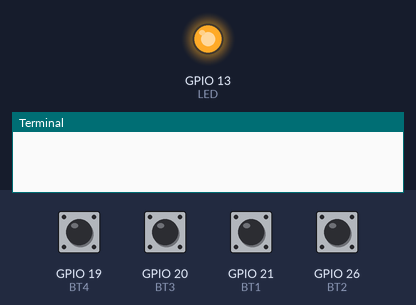
Simulated run of this program. Board: Raspberry Pi (BCM pin numbers). Parts: output pins drawn as LEDs (lit = HIGH), the last lines printed to the terminal. Dashed ring = blinking. The inputs (shaded band) are chosen by the test bench; at power-on: GPIO 19 (BT4), GPIO 20 (BT3), GPIO 21 (BT1), GPIO 26 (BT2) HIGH.

Above: at 1.2 s.
1.3 s: GPIO 20 (BT3) pulled LOW for 0.15 s
At 2.0 s:
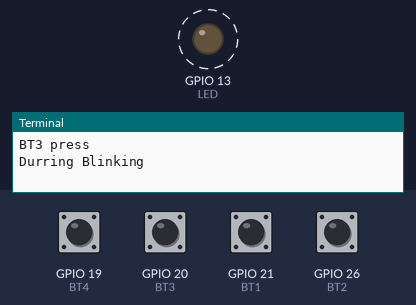
Timing chart, 0 to 10.4 s (numbered marks = the images above; inputs shaded):
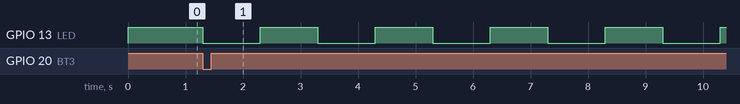

The program:

b111_button_led.py
```python
import RPi.GPIO as GPIO
import time
def main():
    BT1 = 21
    BT2 = 26
    BT3 = 20
    BT4 = 19
    LED = 13
    GPIO.setmode(GPIO.BCM)
    GPIO.setup(BT1, GPIO.IN, pull_up_down=GPIO.PUD_UP)
    GPIO.setup(BT2, GPIO.IN, pull_up_down=GPIO.PUD_UP)
    GPIO.setup(BT3, GPIO.IN, pull_up_down=GPIO.PUD_UP)
    GPIO.setup(BT4, GPIO.IN, pull_up_down=GPIO.PUD_UP)
    GPIO.setup(LED, GPIO.OUT)
    GPIO.output(LED, GPIO.HIGH)
    ispressedBT4 = False
    ispressedBT3 = False
    countBT4 = 0
    while True:
        if GPIO.input(BT1) == GPIO.LOW:
            print("BT1 press")
            ispressedBT3 = False
            GPIO.output(LED, GPIO.LOW)
            time.sleep(0.5)
        if GPIO.input(BT2) == GPIO.LOW:
            print("BT2 press")
            ispressedBT3 = False
            GPIO.output(LED, GPIO.HIGH)
            time.sleep(0.5)
        if GPIO.input(BT3) == GPIO.LOW:
            print("BT3 press")
            ispressedBT3 = True
        if GPIO.input(BT4) == GPIO.LOW:
            print("BT4 press")
            ispressedBT3 = False
            ispressedBT4 = True
            countBT4+=1
            if ispressedBT4:
                if countBT4 % 2 == 1:
                    GPIO.output(LED, GPIO.HIGH)
                    ispressedBT4 = False
                    time.sleep(0.5)
                else:
                    GPIO.output(LED, GPIO.LOW)
                    ispressedBT4 = False
                    time.sleep(0.5)
        if ispressedBT3:
            print("Durring Blinking")
            if GPIO.input(LED) == GPIO.LOW:
                GPIO.output(LED, GPIO.HIGH)
                time.sleep(1)
            if GPIO.input(LED) == GPIO.HIGH:
                GPIO.output(LED, GPIO.LOW)
                time.sleep(1)

try:
    main()
except KeyboardInterrupt:
    GPIO.cleanup() 
```

Measured:
- after the input at 1.3 s, GPIO 13 (LED): alternates HIGH for 1.0 s and LOW for 1.0 s, starting at once
